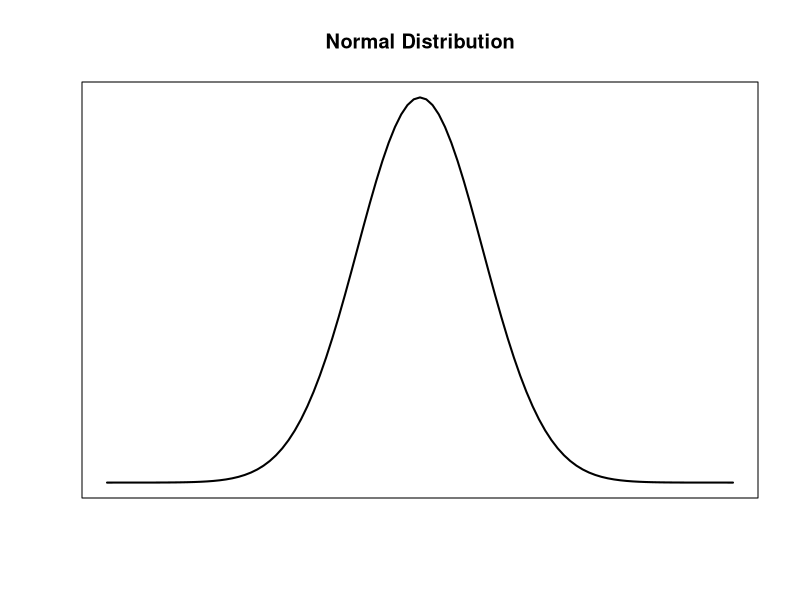
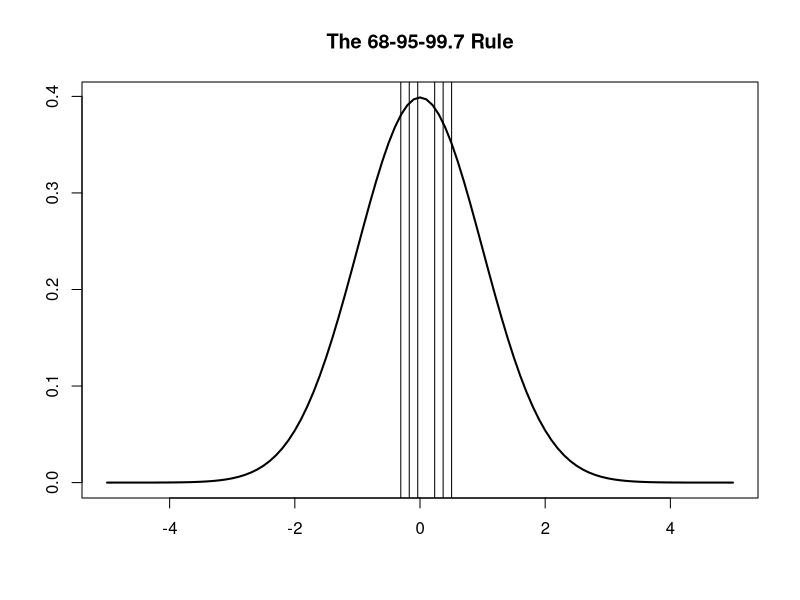
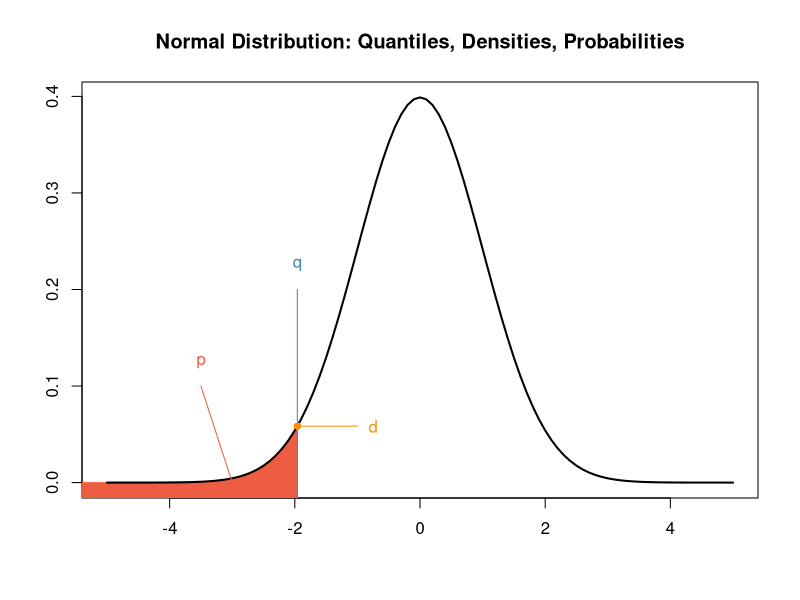
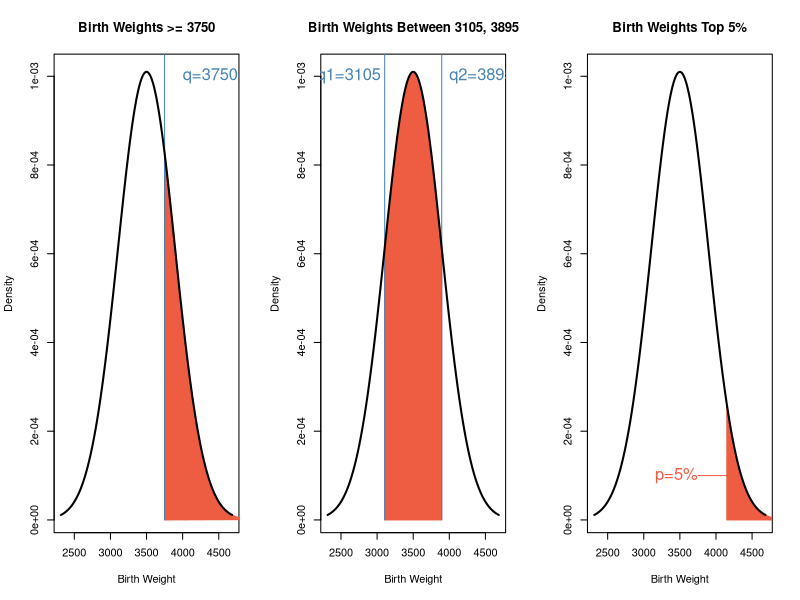

R code for these plots, in order:
# Draw a normal distribution plot.
x <- seq(-5, 5, by=0.1)
y <- dnorm(x)
plot(x, y, xaxt="n", yaxt="n", xlab="", ylab="", type="l", lwd=2, main="Normal Distribution")

# Visualize the 68-95-99.7 Rule.
plot(x, y, xlab="", ylab="", type="l", lwd=2, main="The 68-95-99.7 Rule")

abline(v=mean(y) - sd(y))
abline(v=mean(y) + sd(y))

abline(v=mean(y) - (2 * sd(y)))
abline(v=mean(y) + (2 * sd(y)))

abline(v=mean(y) - (3 * sd(y)))
abline(v=mean(y) + (3 * sd(y)))

# Visualize quantiles and probabilities.
plot(x, y, type="n", xlab="", ylab="",
     main="Normal Distribution: Quantiles, Densities, Probabilities")
polygon(c(-6, seq(-6, -1.96, 0.01), -1.96),
        c(dnorm(-6), dnorm(seq(-6, -1.96, 0.01)), -1.96),
        col="tomato2", border="tomato")
lines(x, y, lwd=2)

# Add labels.
lines(c(-3, -3.5), c(0, 0.1), col="tomato2")
text(-3.5, 0.125, "p", col="tomato2")

lines(c(-1.96, -1.96), c(-1, 0.2), col="steelblue")
text(-1.96, 0.225, "q", col="steelblue")

points(-1.96, dnorm(-1.96), pch=16, col="darkorange")
lines(c(-1.96, -1), c(dnorm(-1.96), dnorm(-1.96)), col="darkorange")
text(-0.75, dnorm(-1.96), "d", col="darkorange")

# Examples with the Normal Distribution.
pnorm(21.5, mean=22, sd=1.67)
qnorm(0.382, mean=22, sd=1.67)
dnorm(1.96)

# Examples with infant birth weights.
mean.birth.weight <- 3500
sd.birth.weight <- 395

# 1. What percentage weigh more than 3,750 grams?
1 - pnorm(3750, mean.birth.weight, sd.birth.weight)
pnorm(3750, mean.birth.weight, sd.birth.weight, lower.tail=FALSE)

# 2. What percentage weigh between 3,105 grams and 3,895 grams?
pnorm(3895, mean.birth.weight, sd.birth.weight) -
  pnorm(3105, mean.birth.weight, sd.birth.weight)

# 3. What do the top 5% of infants weigh?
qnorm(0.05, mean.birth.weight, sd.birth.weight, lower.tail=FALSE)


# Visualize the infant weights examples.
x <- seq(mean.birth.weight - (3 * sd.birth.weight),
         mean.birth.weight + (3 * sd.birth.weight))
y <- dnorm(x, mean.birth.weight, sd.birth.weight)

par(mfrow=c(1, 3))

plot(x, y, type="n", main="Birth Weights >= 3750",
     xlab="Birth Weight", ylab="Density")
polygon(c(3750, seq(3750, 5000), 5000),
          c(0, dnorm(3750, mean.birth.weight, sd.birth.weight),
            dnorm(seq(3750, 5000), mean.birth.weight, sd.birth.weight)),
        col="tomato2", border="tomato2")
lines(c(3750, 3750), c(0, 1), col="steelblue")
text(4000, 1e-03, "q=3750", col="steelblue", cex=1.5, adj=0)
lines(x, y, lwd=2)

plot(x, y, type="n", main="Birth Weights Between 3105, 3895",
     xlab="Birth Weight", ylab="Density")
polygon(c(3105, seq(3105, 3895), 3895, 3895),
        c(0, dnorm(3105, mean.birth.weight, sd.birth.weight),
          dnorm(seq(3105, 3895), mean.birth.weight, sd.birth.weight), 0),
        col="tomato2", border="tomato2")
lines(c(3105, 3105), c(0, 1), col="steelblue")
text(3050, 1e-03, "q1=3105", col="steelblue", cex=1.5, adj=1)
lines(c(3895, 3895), c(0, 1), col="steelblue")
text(4000, 1e-03, "q2=3895", col="steelblue", cex=1.5, adj=0)
lines(x, y, lwd=2)

weights <- seq(qnorm(0.05, mean.birth.weight, sd.birth.weight, lower.tail=FALSE), 5000)

plot(x, y, type="n", main="Birth Weights Top 5%",
     xlab="Birth Weight", ylab="Density")
polygon(c(weights[1], weights, weights[length(weights)]),
        c(0, dnorm(weights, mean.birth.weight, sd.birth.weight), 0),
        col="tomato2", border="tomato2")
lines(c(3750, 4250), c(1e-04, 1e-04), col="tomato2")
text(3750, 1e-04, "p=5%", col="tomato2", cex=1.5, adj=1)
lines(x, y, lwd=2)
